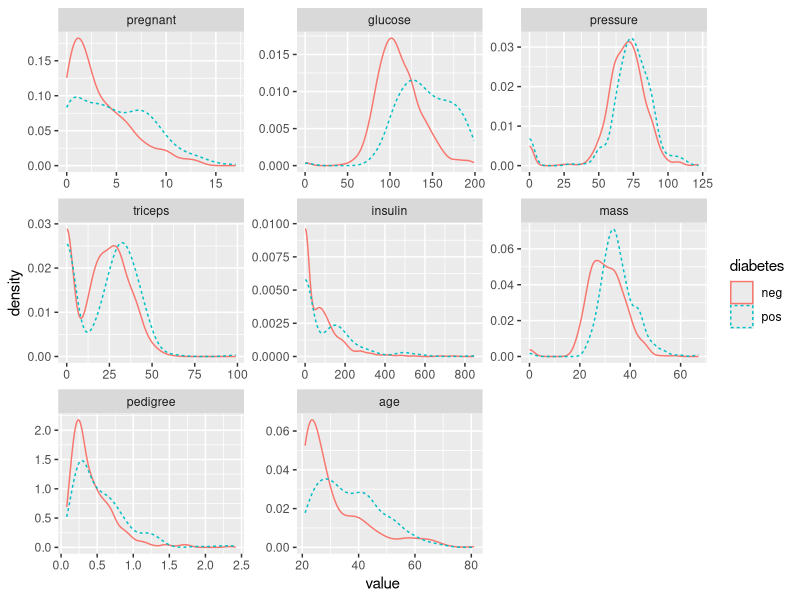
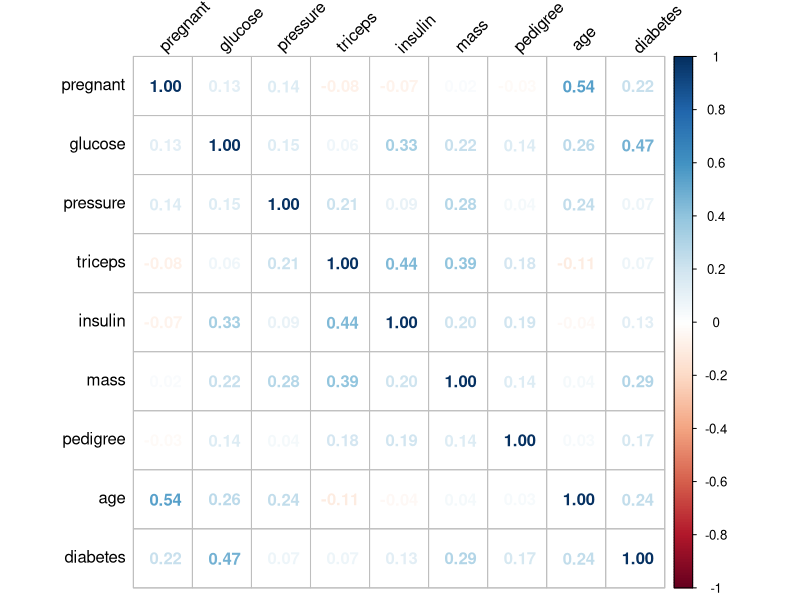
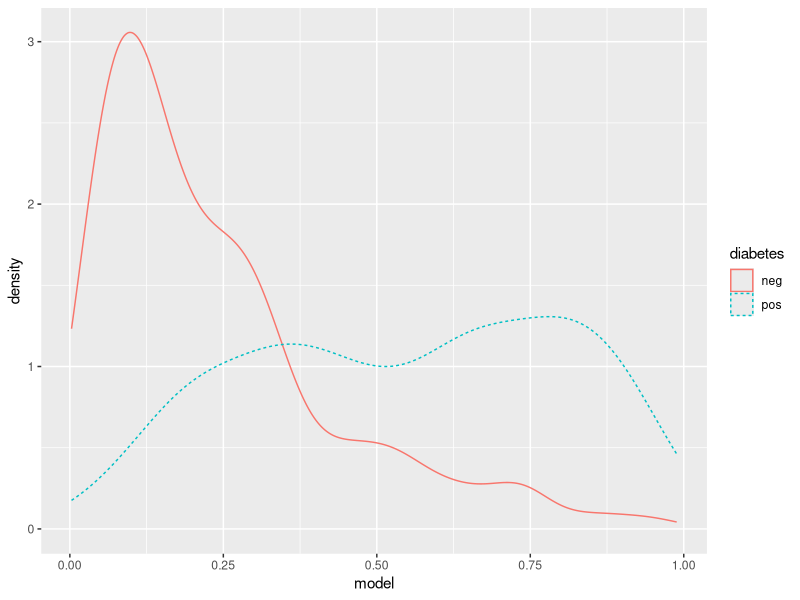
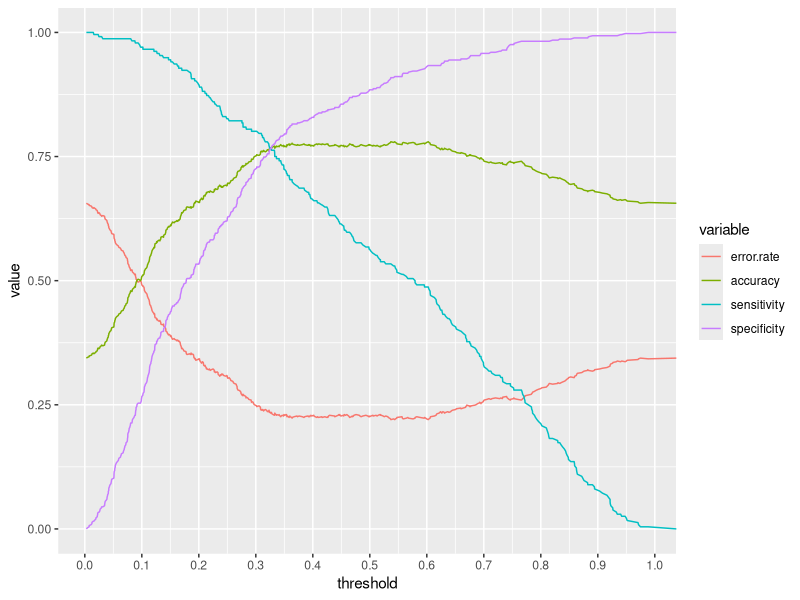
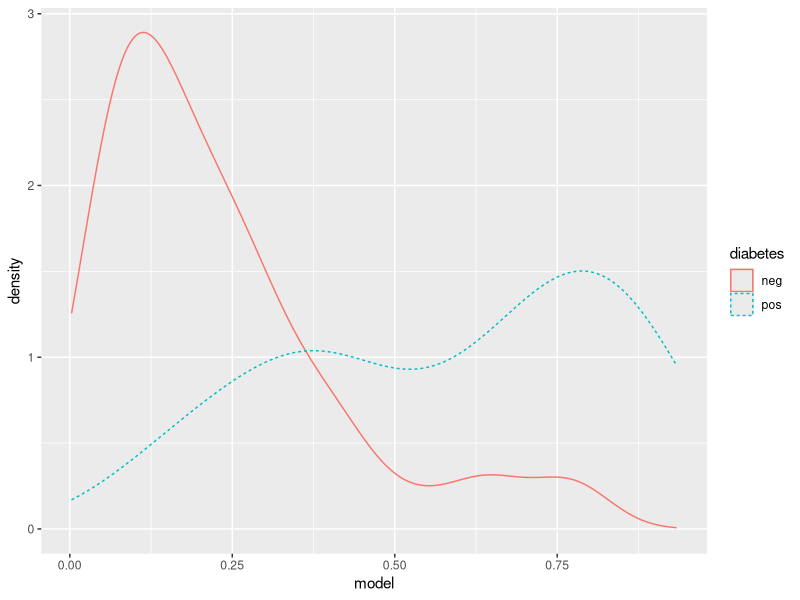

The R script that drew these images, in order:
library(ggplot2)
library(corrplot)
library(mlbench)
library(caret)
library(reshape2)
library(dplyr)
library(ROCR)

data("PimaIndiansDiabetes")
head(PimaIndiansDiabetes)
str(PimaIndiansDiabetes)
with(PimaIndiansDiabetes, table(diabetes))

melted <- melt(PimaIndiansDiabetes, id.var = 'diabetes')
ggplot(melted, aes(x = value, color = diabetes, linetype = diabetes)) +
  geom_density() + facet_wrap(~ variable, scales = 'free')

# ImpVars1 <- c('pregnant', 'glucose', 'mass', 'age')

cor_mat <- cor(
  within(PimaIndiansDiabetes, 
         diabetes <- as.numeric(diabetes))) %>%
  round(digits = 2)
corrplot(cor_mat, method = 'number',
         tl.srt = 45, tl.col = 'black')
# ImpVars2 <- c('pregnant', 'glucose', 'mass', 'age')

glm_all <- glm(diabetes ~ ., data = PimaIndiansDiabetes,
    family = binomial(link = 'logit'))
summary(glm_all)
varImp(glm_all)
# ImpVars3 <- c('pregnant', 'glucose', 'pressure', 'mass', 'pedigree')

#######################################################
auc <- function(model, outcome) { 
  per <- performance(prediction(model, outcome == 'pos'),
                     "auc")
  as.numeric(per@y.values)
}
set.seed(13)
PimaIndiansDiabetes$split <- runif(nrow(PimaIndiansDiabetes))
training <- subset(PimaIndiansDiabetes, split <= 0.9)
test <- subset(PimaIndiansDiabetes, split > 0.9)
vars <- c('pregnant', 'glucose', 'pressure', 'mass', 'pedigree')

glm_model <- glm(diabetes ~ ., 
                 data = training[, c('diabetes', vars)],
                 family = binomial(link = 'logit')
                   )
training$model <- predict(glm_model, training[, c('diabetes', vars)],
                          type = 'response')
ggplot(training, aes(x = model, color = diabetes, 
                     linetype = diabetes)) +
  geom_density() 

pred_object <- prediction(training$model, training$diabetes)
perf_object <- performance(pred_object, "sens", "spec")
sensitivity <- perf_object@y.values[[1]]
specificity <- perf_object@x.values[[1]]
acc <- performance(pred_object, "acc")
accuracy <- acc@y.values[[1]]
error.rate <- 1 - accuracy
threshold <- acc@x.values[[1]]
errors <- data.frame(cbind(threshold, 
                           cbind(error.rate, 
                                 cbind(accuracy, 
                                       cbind(sensitivity, specificity)))))

library(reshape)
error.data <- melt(errors, id.vars = "threshold")
ggplot(error.data, aes(x = threshold, y = value, 
                       col = variable)) + 
  geom_line() + scale_x_continuous(breaks = seq(0.0, 1, 0.1))

with(training, mean(diabetes == ifelse(
  model >= 0.32, 'pos', 'neg'
)))
auc(training$model, training$diabetes)

test$model <- predict(glm_model, test[, c('diabetes', vars)],
                      type = 'response')
ggplot(test, aes(x = model, color = diabetes, 
                     linetype = diabetes)) +
  geom_density() 
with(test, mean(diabetes == ifelse(
  model >= 0.32, 'pos', 'neg'
)))
auc(test$model, test$diabetes)
